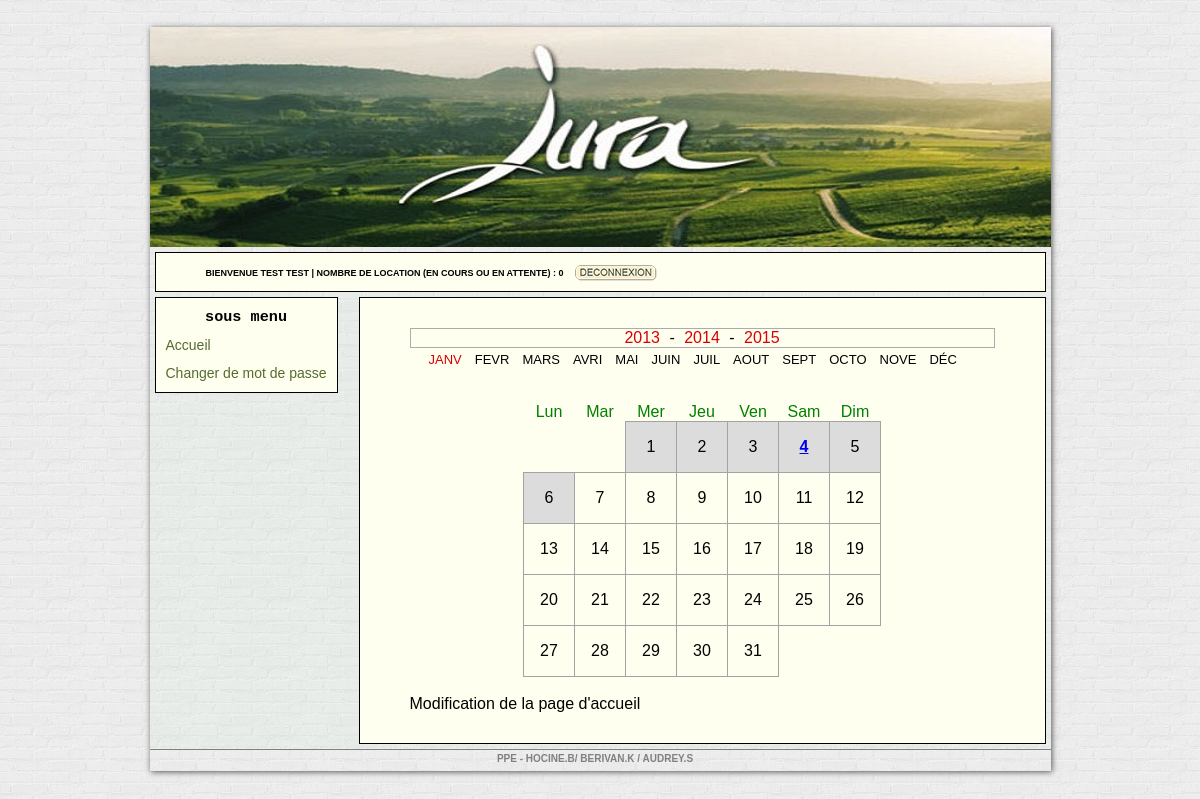
/compte.php (signed in), run on an earlier commit of the app's database.
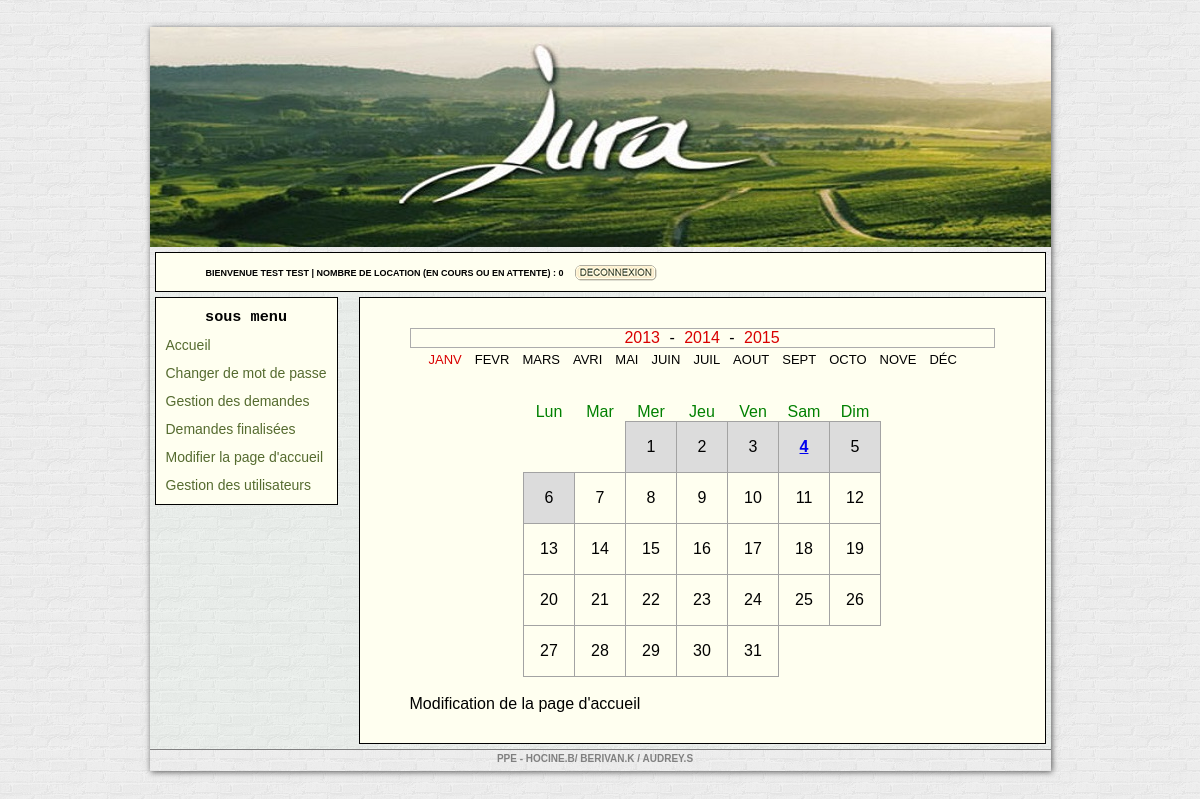
And on a later commit of the database.
### compte.php (called while the page is built)
<?php
include "vue/admin/compte.php";

### vue/admin/compte.php (the view, shortened to what this page needs)
<?php
include "modele/Utilisateur.class.php";
?>
<!DOCTYPE html>
<html>
    <head>
        <link rel="stylesheet" href="vue/admin/style2.css" />
    </head>
    <body>
        <div id="conteneur">
            <div id="top">
            </div>
            <div id="sous_menu2">
                <?php
                $req = $bdd->query('SELECT * FROM ppe_utilisateur where id_utilisateur = ' . $_SESSION['id'] . '');
                $data = $req->fetch();
                ?>
                <form action="modele/destroy.php" style="float: left; padding-left: 40px;" name="disconnect" method="post">
                    <div style="float:left;margin-right:10px;margin-top:5px;"><label class="welcome">Bienvenue <?php echo $_SESSION['nom']; ?> | nombre de location (en cours ou en attente) : <?php echo $data['nb_reservation']; ?></label></div>
                    <div style="float:right;margin-top:0px;"><input type="submit" value="" class="btn_logout" name="disconnect"></div>
                </form>
            </div>
            <div id="mid">
                <div id="sous_menu">
<?php include "includes/menu.inc.php"; ?>
                </div>
                <div id="zone_affichage">
                    <?php
                    if (isset($_GET["p"]) and $_GET["p"] == "compte"):
                        include "vue/admin/includes/account.inc.php";
                    elseif (isset($_GET["p"]) and $_GET["p"] == "dispo"):
                        include "vue/admin/includes/dispo.inc.php";
                    elseif (isset($_GET["p"]) and $_GET["p"] == "reserver"):
                        include "vue/admin/includes/reserver.inc.php";
                    elseif (isset($_GET["p"]) and $_GET["p"] == "administration"):
                        include "vue/admin/includes/admin.inc.php";
                    elseif (isset($_GET["p"]) and $_GET["p"] == "administration"):
                        include "vue/admin/includes/admin.inc.php";
                    elseif (isset($_GET["p"]) and $_GET["p"] == "gestion"):
                        include "vue/admin/includes/gestion.inc.php";
                    elseif (isset($_GET["p"]) and $_GET["p"] == "gestionu"):
                        include "vue/admin/includes/gestionu.inc.php";
                    elseif (isset($_GET["p"]) and $_GET["p"] == "gestion_r"):
                        include "vue/admin/includes/gestion_reservation_in.inc.php";
                    elseif (isset($_GET["p"]) and $_GET["p"] == "demande_valide"):
                        include "vue/admin/includes/reservation_valide.inc.php";
                    elseif (isset($_GET["p"]) and $_GET["p"] == "contacter"):
                        include "vue/admin/includes/contacter.inc.php";
                    else: include "vue/admin/includes/dispo.inc.php";
                    endif;
                    ?>
                </div>
            </div>
            <div id="bot">
                <p> PPE - Hocine.B/ Berivan.K / Audrey.S </p>
            </div>
        </div>
    </body>
</html>

### vue/admin/includes/menu.inc.php
<?php
$req = $bdd->query('SELECT * FROM ppe_utilisateur WHERE id_utilisateur = "' . $_SESSION["id"] . '"');
$data = $req->fetch();
?>
<h3>sous menu</h3>
<ul>
    <li>
        <a href="?p=dispo">Accueil</a>
    </li>
    <li>
        <a href="?p=compte">Changer de mot de passe</a>
    </li>
    <?php if (isset($data["pouvoir"]) and $data["pouvoir"] == 1): ?>
        <li>
            <a href="?p=gestion">Gestion des demandes</a>
        </li>
        <li>
            <a href="?p=demande_valide">Demandes finalisées</a>
        </li>
        <li>
            <a href="?p=administration">Modifier la page d'accueil</a>
        </li>
        <li>
            <a href="?p=gestionu">Gestion des utilisateurs</a>
        </li>
    <?php endif; ?>
</ul>

What changed in the data, as far as the page shows it:
changed ppe_utilisateur: pouvoir 0 → 1 (drawn)
Also different on the page:
text now shown: "Gestion des demandes Demandes finalisées Modifier la page d'accueil Gestion des utilisateurs"
